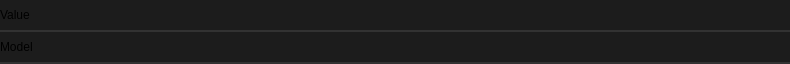
<?xml version="1.0" encoding="UTF-8"?>
<ui version="4.0">
 <class>Widget</class>
 <widget class="QWidget" name="Widget">
  <property name="geometry">
   <rect>
    <x>0</x>
    <y>0</y>
    <width>790</width>
    <height>64</height>
   </rect>
  </property>
  <property name="minimumSize">
   <size>
    <width>0</width>
    <height>0</height>
   </size>
  </property>
  <property name="maximumSize">
   <size>
    <width>16777215</width>
    <height>97</height>
   </size>
  </property>
  <property name="windowTitle">
   <string>Form</string>
  </property>
  <property name="styleSheet">
   <string notr="true">.QWidget {
    font: 580 10pt &quot;Segoe UI&quot;;
    border: 2px solid black;
    border-radius: 0px;
    border-left: 0px;
    border-right: 0px;
	border-top: 0px;
    border-color: rgba(50, 50, 50, 255);
    padding: 8px;
    padding-left: 6px;
    padding-right: 6px;
    color: #E3E3E3;
    background-color: #1C1C1C;
}

.QWidget::hover {
}
.QWidget::selected {
    background-color: #414956;
}</string>
  </property>
  <layout class="QVBoxLayout" name="verticalLayout">
   <property name="spacing">
    <number>0</number>
   </property>
   <property name="leftMargin">
    <number>0</number>
   </property>
   <property name="topMargin">
    <number>0</number>
   </property>
   <property name="rightMargin">
    <number>0</number>
   </property>
   <property name="bottomMargin">
    <number>0</number>
   </property>
   <item>
    <widget class="QFrame" name="frame">
     <property name="maximumSize">
      <size>
       <width>16777215</width>
       <height>32</height>
      </size>
     </property>
     <property name="styleSheet">
      <string notr="true">.QFrame {
    font: 580 10pt &quot;Segoe UI&quot;;
    border: 2px solid black;
    border-radius: 0px;
    border-left: 0px;
    border-right: 0px;
	border-top: 0px;
    border-color: rgba(50, 50, 50, 255);
    color: #E3E3E3;
    background-color: #1C1C1C;
}

.QFrame::hover {
}
.QFrame::selected {
    background-color: #414956;
}</string>
     </property>
     <property name="frameShape">
      <enum>QFrame::StyledPanel</enum>
     </property>
     <property name="frameShadow">
      <enum>QFrame::Raised</enum>
     </property>
     <property name="lineWidth">
      <number>0</number>
     </property>
     <layout class="QHBoxLayout" name="horizontalLayout_2">
      <property name="spacing">
       <number>16</number>
      </property>
      <property name="leftMargin">
       <number>0</number>
      </property>
      <property name="topMargin">
       <number>0</number>
      </property>
      <property name="rightMargin">
       <number>0</number>
      </property>
      <property name="bottomMargin">
       <number>0</number>
      </property>
      <item>
       <widget class="QLabel" name="label">
        <property name="styleSheet">
         <string notr="true">border:0px;
background-color: rgba(255, 255, 255, 0);
font: 8pt &quot;Segoe UI&quot;;

</string>
        </property>
        <property name="text">
         <string>Value</string>
        </property>
       </widget>
      </item>
      <item>
       <widget class="QLineEdit" name="value">
        <property name="styleSheet">
         <string notr="true">QLineEdit {
    border: 0px solid #CCCCCC;
    border-color: rgba(80, 80, 80, 255);
    border-radius: 2px;
    padding: 2px;
    color: #E3E3E3;
background-color: #1C1C1C;

}
</string>
        </property>
       </widget>
      </item>
     </layout>
    </widget>
   </item>
   <item>
    <widget class="QFrame" name="frame_2">
     <property name="maximumSize">
      <size>
       <width>16777215</width>
       <height>32</height>
      </size>
     </property>
     <property name="styleSheet">
      <string notr="true">.QFrame {
    font: 580 10pt &quot;Segoe UI&quot;;
    border: 2px solid black;
    border-radius: 0px;
    border-left: 0px;
    border-right: 0px;
	border-top: 0px;
    border-color: rgba(50, 50, 50, 255);
    color: #E3E3E3;
    background-color: #1C1C1C;
}

.QFrame::hover {
}
.QFrame::selected {
    background-color: #414956;
}</string>
     </property>
     <property name="frameShape">
      <enum>QFrame::StyledPanel</enum>
     </property>
     <property name="frameShadow">
      <enum>QFrame::Raised</enum>
     </property>
     <property name="lineWidth">
      <number>0</number>
     </property>
     <layout class="QHBoxLayout" name="horizontalLayout_3">
      <property name="spacing">
       <number>16</number>
      </property>
      <property name="leftMargin">
       <number>0</number>
      </property>
      <property name="topMargin">
       <number>0</number>
      </property>
      <property name="rightMargin">
       <number>0</number>
      </property>
      <property name="bottomMargin">
       <number>0</number>
      </property>
      <item>
       <widget class="QLabel" name="label_2">
        <property name="styleSheet">
         <string notr="true">border:0px;
background-color: rgba(255, 255, 255, 0);
font: 8pt &quot;Segoe UI&quot;;

</string>
        </property>
        <property name="text">
         <string>Model</string>
        </property>
       </widget>
      </item>
      <item>
       <widget class="QLineEdit" name="model">
        <property name="styleSheet">
         <string notr="true">QLineEdit {
    border: 0px solid #CCCCCC;
    border-color: rgba(80, 80, 80, 255);
    border-radius: 2px;
    padding: 2px;
    color: #E3E3E3;
background-color: #1C1C1C;

}
</string>
        </property>
       </widget>
      </item>
     </layout>
    </widget>
   </item>
  </layout>
 </widget>
 <resources/>
 <connections/>
</ui>
